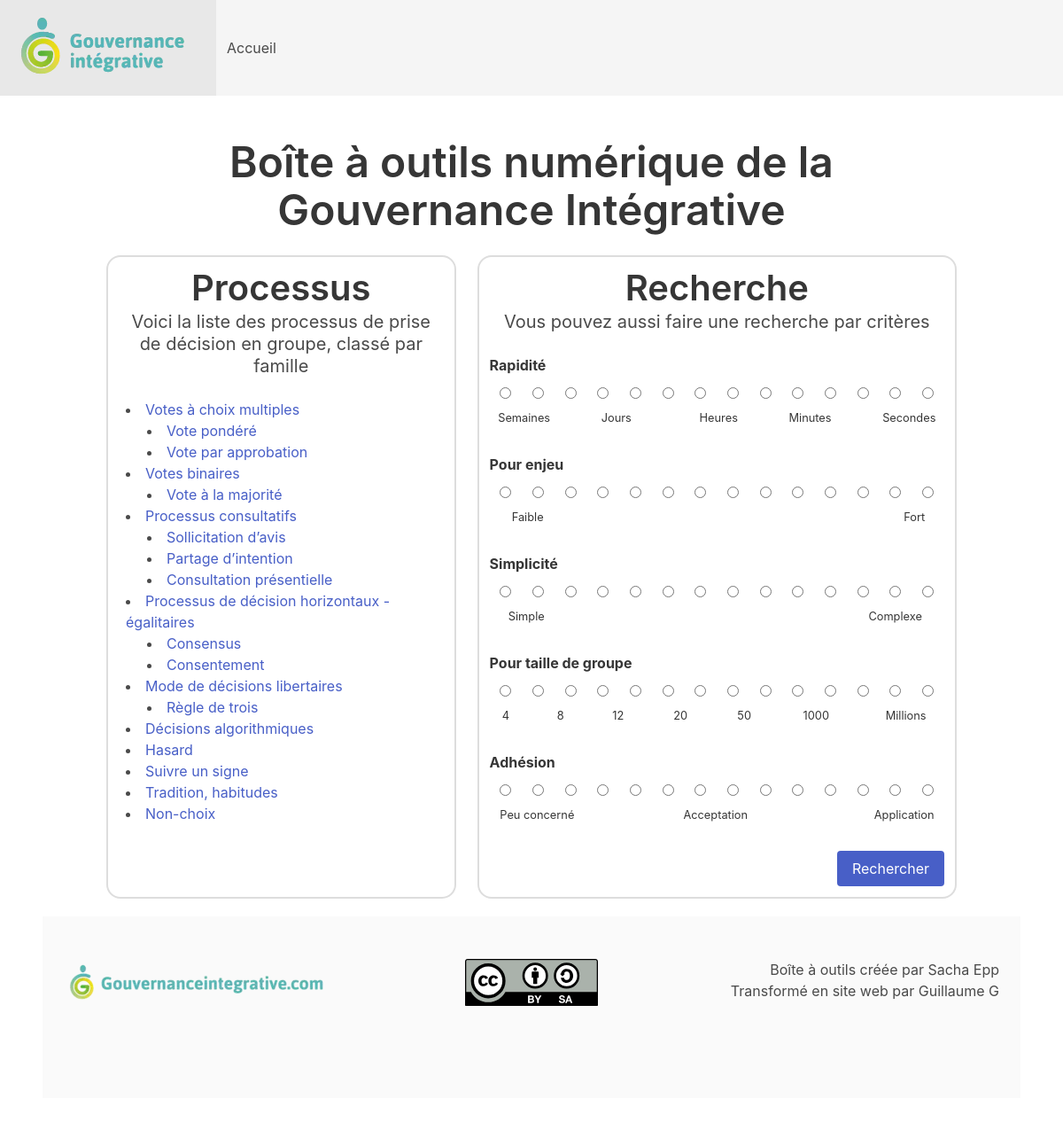
The page /index.html on the database its author committed.
### tables this page shows
CREATE TABLE processus (
    id INTEGER PRIMARY KEY AUTOINCREMENT,
    titre TEXT NOT NULL,
    description TEXT NOT NULL,
    -- textes :
    -- ce sont des textes contenant du HTML
    -- au format <ul><li>...</li></ul>
    -- car ce sont de simples listes
    avantages TEXT,
    adapte TEXT,
    risques TEXT,
    inconvenients TEXT,
    deconseille TEXT,
    points_cles TEXT,
    -- critères :
    -- ils sont au format de 14 caractères
    -- chaque caractère représente une case
    -- 0 = blanc
    -- 1 = vert pale
    -- 2 = vert foncé
    rapidite TEXT NOT NULL,
    enjeu TEXT NOT NULL,
    simplicite TEXT NOT NULL,
    taille_groupe TEXT NOT NULL,
    adhesion TEXT NOT NULL
);

### app.py (the view)
@app.route("/")
@app.route("/index/")
@app.route("/index.html")
def index():
    processus_par_famille = retourne_les_processus_par_famille()
    return render_template(
        "index.html",
        processus_par_famille=processus_par_famille,
    )

### app.py (called while the page is built)
def get_db_connection():
    conn = sqlite3.connect(DATABASE_PATH)
    conn.row_factory = sqlite3.Row
    return conn

def retourne_toutes_les_familles() -> list:
    conn = get_db_connection()
    req_select = """SELECT *
    FROM processus
    WHERE id % 100 = 0"""
    result = conn.execute(req_select).fetchall()
    conn.close()
    return result

def retourne_tous_les_processus_dune_famille(id_famille) -> list:
    conn = get_db_connection()
    req_select = """SELECT *
    FROM processus
    WHERE id > ?
    AND id < ?"""
    parameters = [id_famille, id_famille + 100]
    result = conn.execute(req_select, parameters).fetchall()
    conn.close()
    return result

def retourne_les_processus_par_famille() -> dict:
    retour = {}
    for famille in retourne_toutes_les_familles():
        retour[famille] = retourne_tous_les_processus_dune_famille(famille["id"])
    return retour

### templates/index.html (shortened to what this page needs)
{% extends 'layout.html' %}
{% block body %}
<section class="section">
  <div class="container">
    <h1 class="title is-1 text-center" id="titre">
        Boîte à outils numérique de la Gouvernance Intégrative
    </h1>
    <div class="columns">
      <div class="column border-shadow-light">
        {% include 'liste_processus.j2' %}
      </div>
      <div class="column border-shadow-light">
        {% include 'form_recherche.j2' %}
      </div>
    </div>
  </div>
{% endblock %}

### templates/liste_processus.j2
<h2 class="title is-2 text-center" id="titre">
    Processus
</h2>
<p class="subtitle text-center">
    Voici la liste des processus de prise de décision en groupe, classé par famille
</p>
<ul id="liste-familles">
    {% for famille in processus_par_famille.keys() %}
    <li>
        <a href="processus/{{ famille['id'] }}">{{ famille["titre"]}}</a>
        <ul>
            {% for processus in processus_par_famille[famille] %}
                <li><a href="processus/{{ processus['id'] }}">{{ processus["titre"]}}</a></li>
            {% endfor %}
        </ul>
    </li>
    {% endfor %}
</ul>

### templates/layout.html (style rules this page uses)
.text-center { text-align: center; }
ul { list-style: inside; padding-left: 0.5rem; }
.border-shadow-light { margin: 0.75rem; margin-bottom: 2rem; border: 0.15rem solid #dddddd; border-radius: 1rem; }
ul#liste-familles li ul li { margin-left: 1rem; }

### rows shown on the page
processus: titre "Votes à choix multiples"
processus: titre "Vote pondéré"
processus: titre "Vote par approbation"
processus: titre "Votes binaires"
processus: titre "Vote à la majorité"
processus: titre "Processus consultatifs"
processus: titre "Sollicitation d’avis"
processus: titre "Partage d’intention"
processus: titre "Consultation présentielle"
processus: titre "Processus de décision horizontaux - égalitaires"
processus: titre "Consensus"
processus: titre "Consentement"
processus: titre "Mode de décisions libertaires"
processus: titre "Règle de trois"
processus: titre "Décisions algorithmiques"
processus: titre "Hasard"
processus: titre "Suivre un signe"
processus: titre "Tradition, habitudes"
processus: titre "Non-choix"
